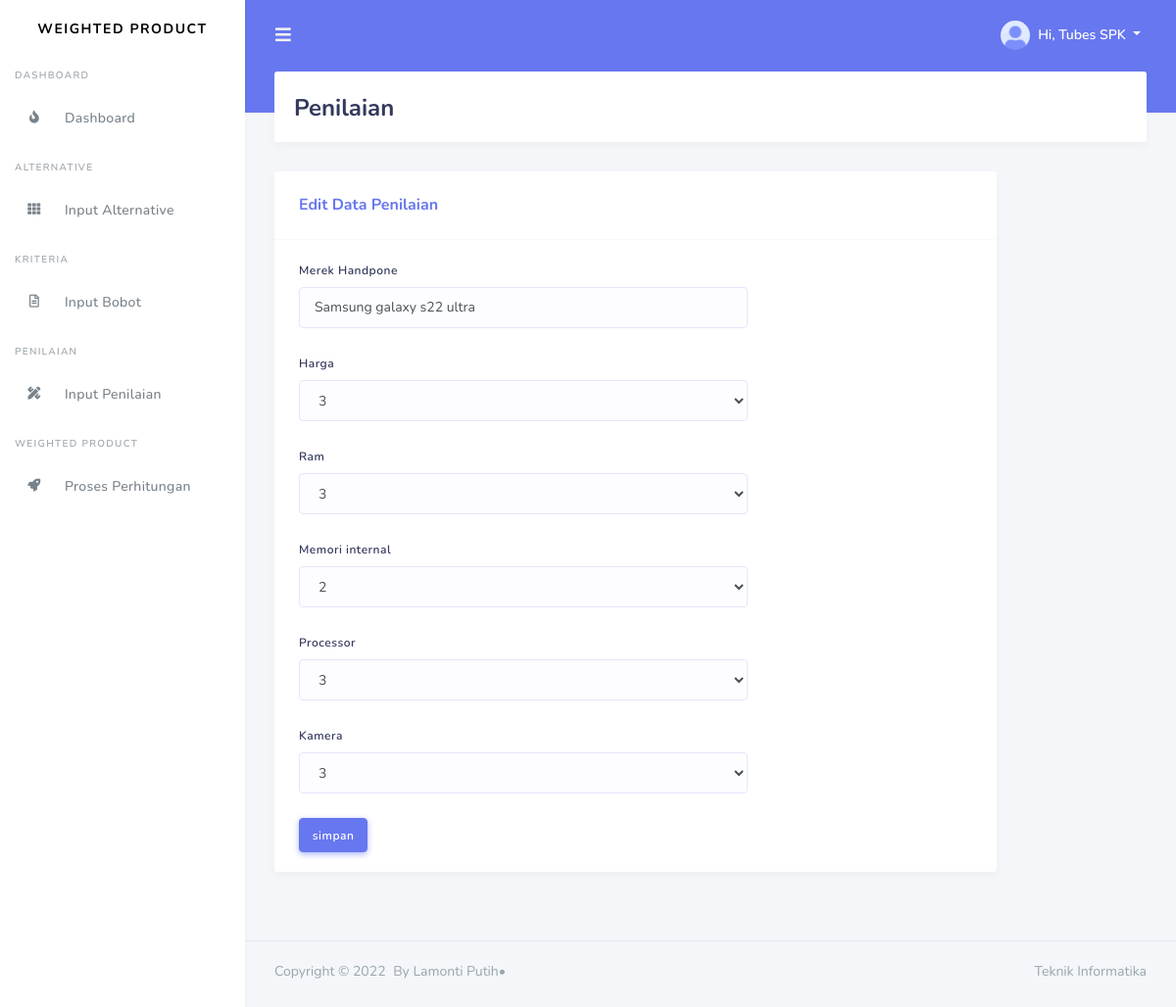
/edit_penilaian.php?id_penilaian=3, run on the app's committed database.
### tables this page shows
CREATE TABLE `penilaian` (
  `id_penilaian` int(11) NOT NULL,
  `merek` varchar(100) NOT NULL,
  `harga` int(11) NOT NULL,
  `ram` int(11) NOT NULL,
  `memori` int(11) NOT NULL,
  `processor` int(11) NOT NULL,
  `kamera` int(11) NOT NULL
);

### edit_penilaian.php (the view, shortened to what this page needs)
<?php include 'view/head.php' ?>
<?php include 'view/navbar.php' ?>
<?php
include 'koneksi.php';
?>
<div class="main-content">
   <section class="section">
      <div class="section-header">
         <h1>Penilaian</h1>
      </div>
      <div class="section-body">
         <div class="row">
            <div class="col-lg-10">
               <div class="card">
                  <div class="card-header">
                     <h4>Edit Data Penilaian</h4>
                  </div>
                  <div class="card-body">
                     <form action="" method="post">
                        <?php
                        $id_penilaian= $_GET['id_penilaian'];
                        $hasil= $conn->query("SELECT *FROM penilaian WHERE id_penilaian=$id_penilaian");
                        if($hasil->num_rows>0){
                           $row= $hasil-> fetch_assoc();
                        ?>
                        <div class="form-group">
                           <label>Merek Handpone</label>
                           <input type="text" name="merek" class="form-control col-lg-8" value="<?=$row['merek'];?>">
                        </div>
                        <div class="form-group">
                           <label>Harga</label>
                           <select name="harga" id="" class="form-control col-lg-8">
                              <option><?= $row['harga'];?></option>
                           </select>
                        </div>
                        <div class="form-group">
                           <label>Ram</label>
                           <select name="ram" id="" class="form-control col-lg-8">
                              <option><?= $row['harga'];?></option>
                           </select>
                        </div>
                        <div class="form-group">
                           <label>Memori internal</label>
                           <select name="memori" id="" class="form-control col-lg-8">
                              <option><?= $row['memori'];?></option>
                           </select>
                        </div>
                        <div class="form-group">
                           <label>Processor</label>
                           <select name="processor" class="form-control col-lg-8">
                              <option><?= $row['processor'];?></option>
                           </select>
                        </div>
                        <div class="form-group">
                           <label>Kamera</label>
                           <select name="kamera" class="form-control col-lg-8">
                              <option><?= $row['kamera'];?></option>
                           </select>
                        </div>
                        <button type="submit" class="btn btn-primary" name="edit">simpan</button>
                        <?php } ?>
                     </form>
                  </div>
               </div>
            </div>
         </div>
      </div>
   </section>
</div>
<?php include 'view/footer.php' ?>

### data on the page
penilaian: merek "Samsung galaxy s22 ultra", harga "3", ram "3", memori "2", processor "3", kamera "3"
